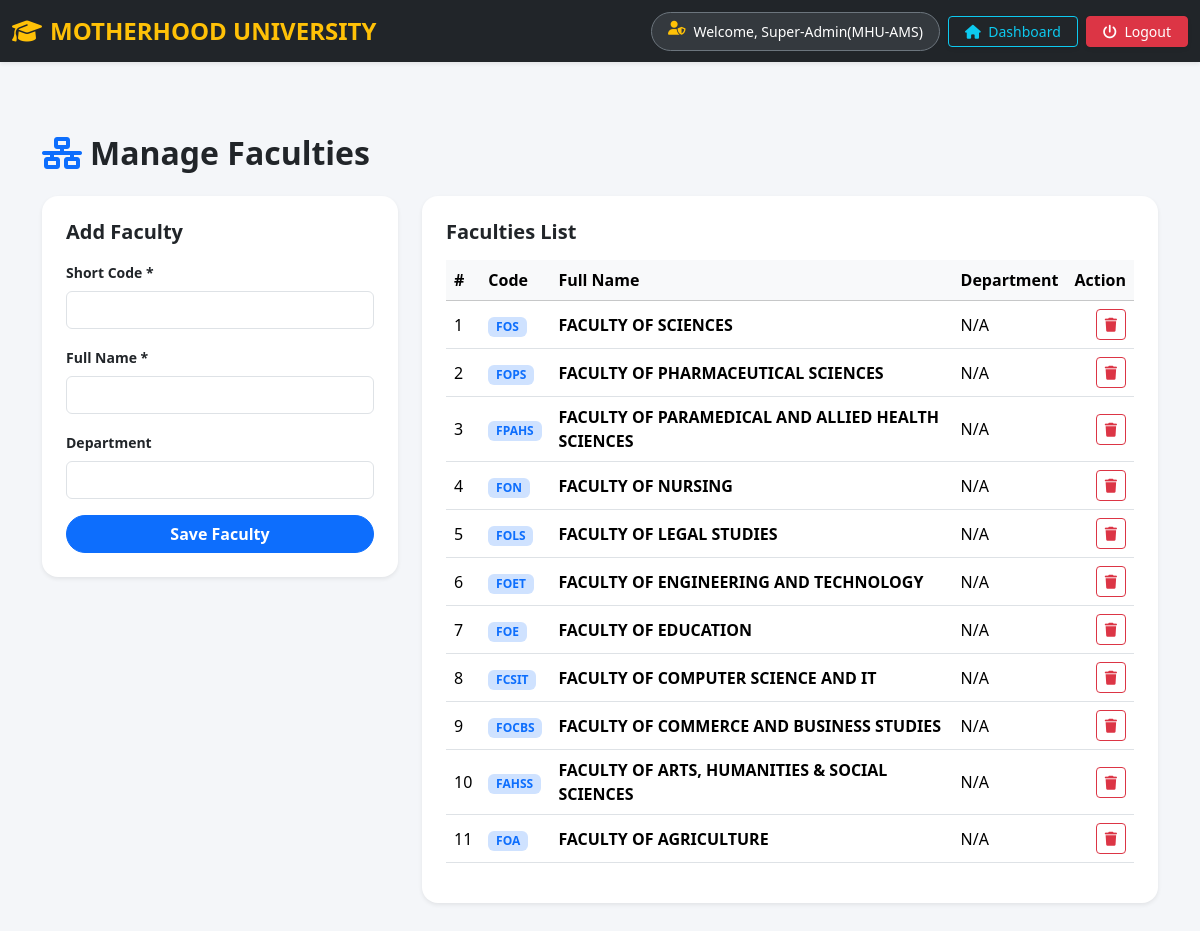
The app's page /admin/manage_faculty.php (signed in) with its own data.
### tables this page shows
CREATE TABLE `faculty` (
  `id` int(11) NOT NULL,
  `faculty_name` varchar(255) NOT NULL,
  `faculty_full_name` varchar(255) NOT NULL,
  `department` varchar(122) NOT NULL
);

### admin/manage_faculty.php (the view, shortened to what this page needs)
<?php
include "../db_connect.php";
?>
<!doctype html>
<html lang="en">
<head>
    <link href="https://cdn.jsdelivr.net/npm/bootstrap@5.3.8/dist/css/bootstrap.min.css" rel="stylesheet">
    <link rel="stylesheet" href="https://cdnjs.cloudflare.com/ajax/libs/font-awesome/6.5.1/css/all.min.css">
</head>
<body>
    <?php include 'admin_navbar.php'; ?>
    <main class="container py-5">
        <h2 class="fw-bold text-dark mb-4"><i class="fa-solid fa-network-wired text-primary me-2"></i>Manage Faculties
        </h2>
        <div class="row g-4">
            <div class="col-lg-4">
                <div class="card border-0 shadow-sm p-4 rounded-4 bg-white">
                    <h5 class="fw-bold mb-3">Add Faculty</h5>
                    <form method="POST">
                        <div class="mb-3"><label class="form-label small fw-semibold">Short Code *</label><input
                                type="text" name="faculty_name" class="form-control" required></div>
                        <div class="mb-3"><label class="form-label small fw-semibold">Full Name *</label><input
                                type="text" name="faculty_full_name" class="form-control" required></div>
                        <div class="mb-3"><label class="form-label small fw-semibold">Department</label><input
                                type="text" name="department" class="form-control"></div>
                        <button type="submit" name="add_faculty"
                            class="btn btn-primary w-100 rounded-pill fw-semibold">Save Faculty</button>
                    </form>
                </div>
            </div>
            <div class="col-lg-8">
                <div class="card border-0 shadow-sm p-4 rounded-4 bg-white">
                    <h5 class="fw-bold mb-3">Faculties List</h5>
                    <div class="table-responsive">
                        <table class="table table-hover align-middle">
                            <thead class="table-light">
                                <tr>
                                    <th>#</th>
                                    <th>Code</th>
                                    <th>Full Name</th>
                                    <th>Department</th>
                                    <th class="text-end">Action</th>
                                </tr>
                            </thead>
                            <tbody>
                                <?php $res = $conn->query("SELECT * FROM faculty ORDER BY id DESC");
                                $i = 1;
                                while ($row = $res->fetch_assoc()): ?>
                                    <tr>
                                        <td><?= $i++ ?></td>
                                        <td><span
                                                class="badge bg-primary-subtle text-primary"><?= htmlspecialchars($row['faculty_name']) ?></span>
                                        </td>
                                        <td class="fw-semibold"><?= htmlspecialchars($row['faculty_full_name']) ?></td>
                                        <td><?= htmlspecialchars($row['department'] ?: 'N/A') ?></td>
                                        <td class="text-end"><a href="manage_faculty.php?delete_id=<?= $row['id'] ?>"
                                                class="btn btn-sm btn-outline-danger"
                                                onclick="return confirm('Delete faculty?');"><i
                                                    class="fa-solid fa-trash"></i></a></td>
                                    </tr>
                                <?php endwhile; ?>
                            </tbody>
                        </table>
                    </div>
                </div>
            </div>
        </div>
    </main>
</body>
</html>

### admin/manage_faculty.php (style rules this page uses)
body { background-color: #f4f6f9; font-family: 'Segoe UI', system-ui, sans-serif; }

### records on screen
faculty: faculty_name "FOS", faculty_full_name "FACULTY OF SCIENCES", department "N/A"
faculty: faculty_name "FOPS", faculty_full_name "FACULTY OF PHARMACEUTICAL SCIENCES", department "N/A"
faculty: faculty_name "FPAHS", faculty_full_name "FACULTY OF PARAMEDICAL AND ALLIED HEALTH SCIENCES", department "N/A"
faculty: faculty_name "FON", faculty_full_name "FACULTY OF NURSING", department "N/A"
faculty: faculty_name "FOLS", faculty_full_name "FACULTY OF LEGAL STUDIES", department "N/A"
faculty: faculty_name "FOET", faculty_full_name "FACULTY OF ENGINEERING AND TECHNOLOGY", department "N/A"
faculty: faculty_name "FOE", faculty_full_name "FACULTY OF EDUCATION", department "N/A"
faculty: faculty_name "FCSIT", faculty_full_name "FACULTY OF COMPUTER SCIENCE AND IT", department "N/A"
faculty: faculty_name "FOCBS", faculty_full_name "FACULTY OF COMMERCE AND BUSINESS STUDIES", department "N/A"
faculty: faculty_name "FAHSS", faculty_full_name "FACULTY OF ARTS, HUMANITIES & SOCIAL SCIENCES", department "N/A"
faculty: faculty_name "FOA", faculty_full_name "FACULTY OF AGRICULTURE", department "N/A"

### other values on screen
$nav_admin_name "Super-Admin(MHU-AMS)"
